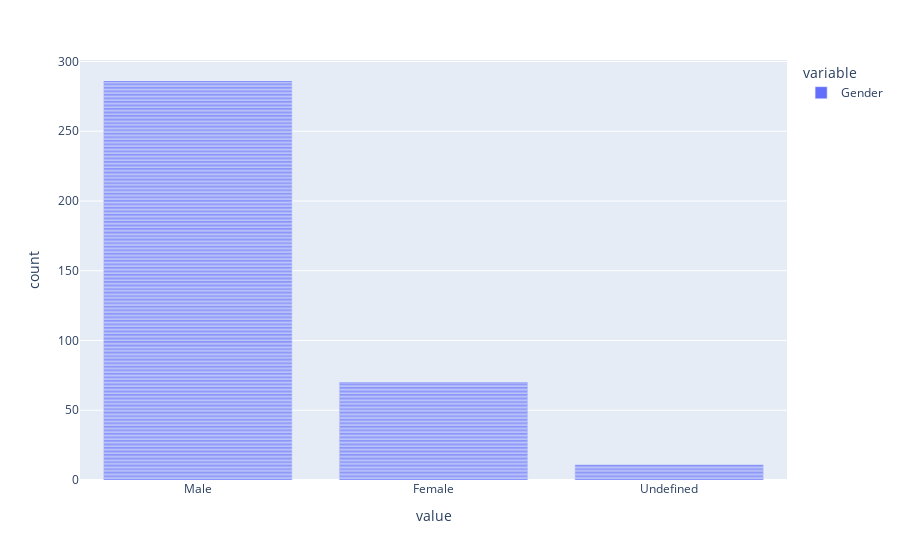

The notebook cell saved with this chart:
### Markdown cell above
### Bar Charts and Pie Chart for Categorical Columns

- Categorical = ['Loan_ID','Gender','Married','Dependents','Education','Self_Employed','Property_Area']

### Code cell
# Gender

px.bar(df.Gender)

### Figure 1 — Plotly figure (JSON) as saved in the notebook; plotly's stock layout.template omitted (floating-point values rounded to 4 significant figures; data arrays with more than 128 entries replaced by an {"elided": "..."} marker saying what was removed)
{"data": [{"alignmentgroup": "True", "hovertemplate": "variable=Gender<br>value=%{x}<br>count=%{y}<extra></extra>", "legendgroup": "Gender", "marker": {"color": "#636efa", "pattern": {"shape": ""}}, "name": "Gender", "offsetgroup": "Gender", "orientation": "v", "showlegend": true, "textposition": "auto", "type": "bar", "x": {"elided": "367 str values"}, "xaxis": "x", "y": {"elided": "367 int values"}, "yaxis": "y"}], "layout": {"autosize": true, "barmode": "relative", "legend": {"title": {"text": "variable"}, "tracegroupgap": 0}, "margin": {"t": 60}, "xaxis": {"anchor": "y", "autorange": true, "domain": [0, 1], "range": [-0.5, 2.5], "title": {"text": "value"}, "type": "category"}, "yaxis": {"anchor": "x", "autorange": true, "domain": [0, 1], "range": [0, 301.1], "title": {"text": "count"}, "type": "linear"}}}
